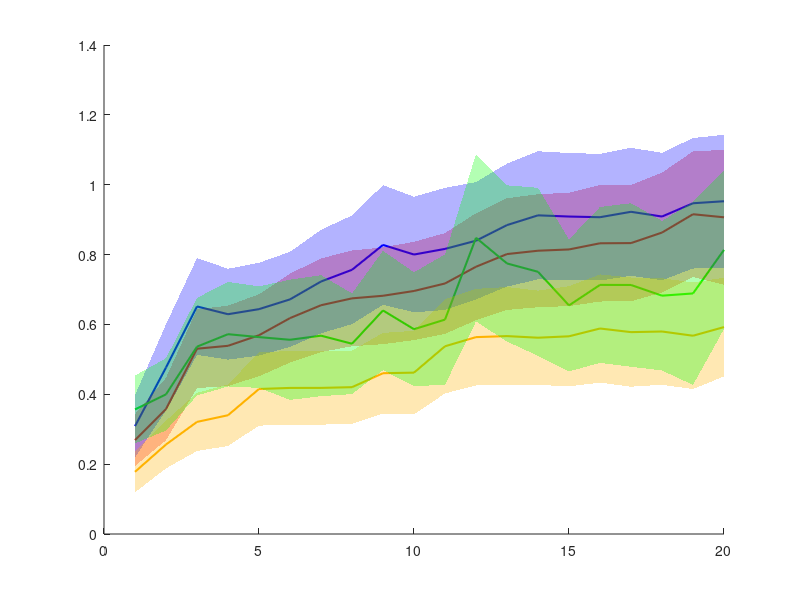

Reproduce this figure in MATLAB. (Note: this script raises an error after producing the figure.)
% This script imports R results for bottom up models (lasso_into_lasso and RF_into_lasso)

clear all
clc

%% load the needed data and clean up (first column is row number, should be removed

% for 26 choose 1 (LOO-CV)
FM_RF_L = xlsread('FM_RF_L_26C1.csv');
FM_RF_Q = xlsread('FM_RF_Q_26C1.csv');
FM_LS_L = xlsread('FM_LS_L_26C1.csv');
FM_LS_Q = xlsread('FM_LS_Q_26C1.csv');

% for 26 choose 2 (leave 2 out)
% FM_RF_L = xlsread('FM_RF_L_26C2.csv');
% FM_RF_Q = xlsread('FM_RF_Q_26C2.csv');
% FM_LS_L = xlsread('FM_LS_L_26C2.csv');
% FM_LS_Q = xlsread('FM_LS_Q_26C2.csv');

FM_RF_L(:,1) = []; FM_RF_Q(:,1) = []; FM_LS_L(:,1) = []; FM_LS_Q(:,1) = [];

%% Define vertices for patch objects:
V1 = 1:20;
V2 = linspace(20,1,20);
Vx = horzcat(V1,V2);

V_FM_LS_L = mean(FM_LS_L,1) - std(FM_LS_L,1);
V_FM_LS_Q = mean(FM_LS_Q,1) - std(FM_LS_Q,1);
V_FM_RF_L = mean(FM_RF_L,1) - std(FM_RF_L,1);
V_FM_RF_Q = mean(FM_RF_Q,1) - std(FM_RF_Q,1);

V_FM_LS_L2 = mean(FM_LS_L,1) + std(FM_LS_L,1);
V_FM_LS_Q2 = mean(FM_LS_Q,1) + std(FM_LS_Q,1);
V_FM_RF_L2 = mean(FM_RF_L,1) + std(FM_RF_L,1);
V_FM_RF_Q2 = mean(FM_RF_Q,1) + std(FM_RF_Q,1);

VL1 = [V_FM_LS_L,V_FM_LS_L2(end:-1:1)];
VL2 = [V_FM_LS_Q,V_FM_LS_Q2(end:-1:1)];
VL3 = [V_FM_RF_L,V_FM_RF_L2(end:-1:1)];
VL4 = [V_FM_RF_Q,V_FM_RF_Q2(end:-1:1)];

%% Now the plotting

colors(1,:) = [1 0 0]; colors(2,:) = [0 0 1]; colors(3,:) = [1 0.7 0]; colors(4,:) = [0 1 0];

% colors(1,:) = [0.933 0.172 0.172]; colors(2,:) = [0 0.545 0.545]; colors(3,:) = [1 0.5 0]; colors(4,:) = [110, 152, 135]/255;

xx2 = 1:20;
figure
clf
hold on

% xx = repmat(1:20,26,1);
xx = repmat(1:20,325,1); % for leave 2 out
% for i = 1:20;
%     scatter(xx(:,i),FM_LS_L(:,i),1,colors(1,:))
%     scatter(xx(:,i),FM_LS_Q(:,i),1,colors(2,:))
%     scatter(xx(:,i),FM_RF_L(:,i),1,colors(3,:))
%     scatter(xx(:,i),FM_RF_Q(:,i),1,colors(4,:))
% end

q1 = plot(xx2,mean(FM_LS_L,1),'Color',colors(1,:),'LineWidth',1.5);
q2 = plot(xx2,mean(FM_LS_Q,1),'Color',colors(2,:),'LineWidth',1.5);
q3 = plot(xx2,mean(FM_RF_L,1),'Color',colors(3,:),'LineWidth',1.5);
q4 = plot(xx2,mean(FM_RF_Q,1),'Color',colors(4,:),'LineWidth',1.5);

patch(Vx,VL1,colors(1,:),'FaceAlpha',0.3,'EdgeColor','none');
patch(Vx,VL2,colors(2,:),'FaceAlpha',0.3,'EdgeColor','none');
patch(Vx,VL3,colors(3,:),'FaceAlpha',0.3,'EdgeColor','none');
patch(Vx,VL4,colors(4,:),'FaceAlpha',0.3,'EdgeColor','none');

ax = gca;
ax.XTick = 1:1:20;
xlabel('Number of base features')
ylim([0 1.1])
legend([q1;q2;q3;q4],{'1st order lasso';'2nd order lasso';'1st order RF';'2nd order RF'})